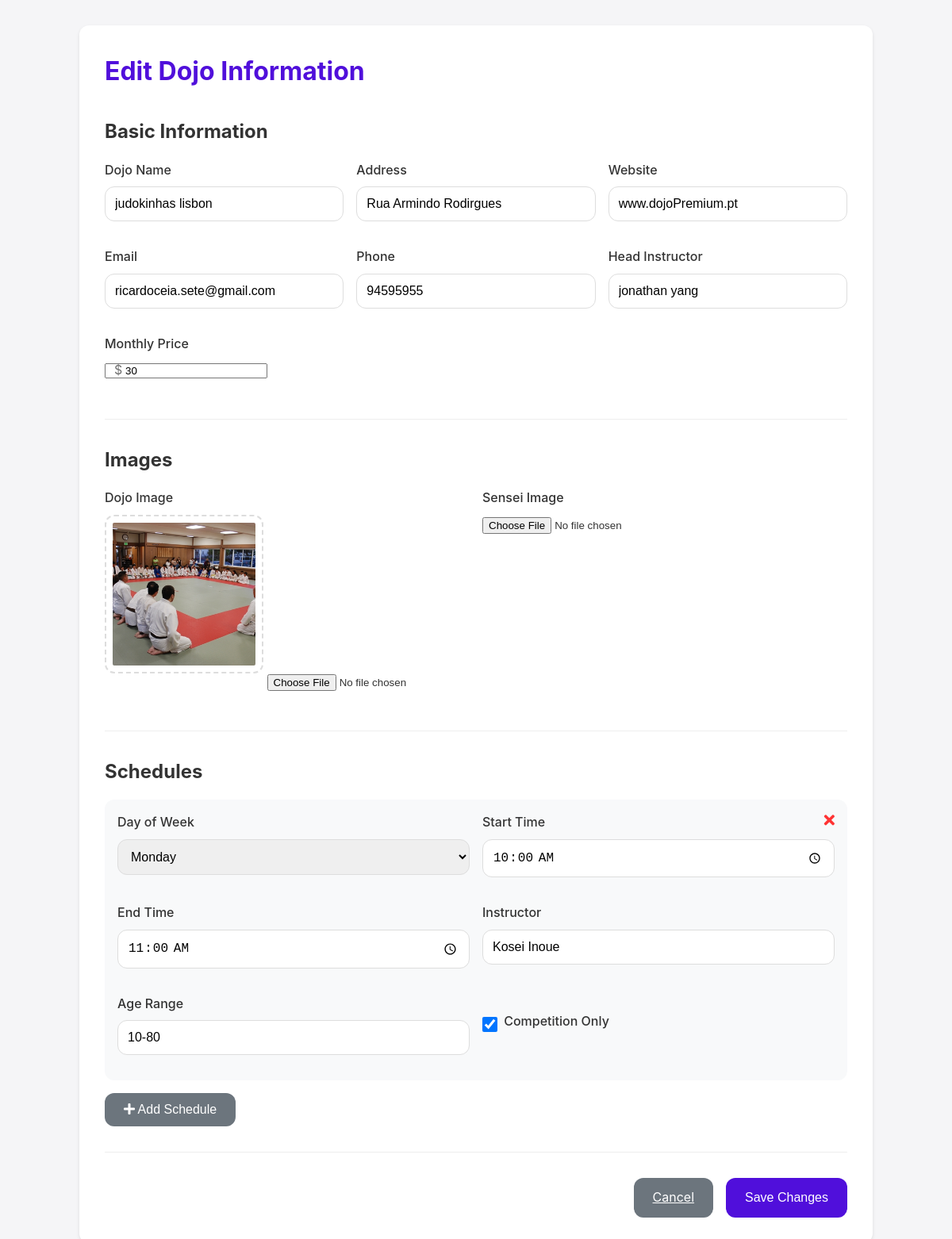
Screenshot of /edit_dojo/2 with the database file from the repository.
### tables this page shows
CREATE TABLE dojos(
        id INTEGER PRIMARY KEY AUTOINCREMENT,
        name TEXT NOT NULL,
        address TEXT,
        city TEXT,
        website TEXT,
        phone TEXT,
        email TEXT,
        sensei_path TEXT,
        image_path TEXT,
        price_per_month TEXT,
        head_instructor TEXT,
        latitude REAL,
        longitude REAL,
        user_id INTEGER,
        valid_subscription BOOLEAN DEFAULT FALSE,
        FOREIGN KEY (user_id) REFERENCES users(id) ON DELETE CASCADE
    );

CREATE TABLE schedules (
            id INTEGER PRIMARY KEY AUTOINCREMENT,
            dojo_id INTEGER NOT NULL,
            day_of_week TEXT NOT NULL,
            start_time TIME NOT NULL,
            end_time TIME NOT NULL,
            instructor TEXT,
            competition_only BOOLEAN,
            age_range TEXT,
            FOREIGN KEY (dojo_id) REFERENCES dojos(id) ON DELETE CASCADE
        );

### app.py (the view)
@app.route('/edit_dojo/<int:dojo_id>', methods=['GET'])
def edit_dojos(dojo_id):
    dojo_details, schedules = get_dojo_details_with_schedules(dojo_id)
    return render_template('edit_dojo.html', dojo_details=dojo_details, schedules=schedules), 200

### app.py (called while the page is built)
def get_dojo_details_with_schedules(dojo_id):
    conn = sqlite3.connect('./DB/dojo_listings.db')
    cursor = conn.cursor()
    cursor.execute('''
        SELECT d.name, d.address, d.website, d.email, d.sensei_path, d.image_path, d.phone, d.head_instructor,d.price_per_month,d.id,
               s."day_of_week", s.start_time, s."end_time", s.instructor, s.competition_only, s.age_range
        FROM dojos d
        LEFT JOIN schedules s ON d.id = s.dojo_id
        WHERE d.id = ?
    ''', (dojo_id,))
    results = cursor.fetchall()
    conn.close()
    if results:
        dojo_details = results[0][:10]  # First 9 fields are dojo details
        schedules = [result[10:] for result in results if result[10] is not None]  # Remaining fields are schedules
        return dojo_details, schedules
    else:
        return None, []

### templates/edit_dojo.html (shortened to what this page needs)
<!DOCTYPE html>
<html lang="en">
<head>
    <link rel="stylesheet" href="https://cdnjs.cloudflare.com/ajax/libs/font-awesome/5.15.4/css/all.min.css">
</head>
<body>
    <div class="container">
        <h1>Edit Dojo Information</h1>
        <form id="dojoForm" action="/edit_dojo/{{dojo_details[9]}}" method="POST" enctype="multipart/form-data" data-dojo-id="{{ dojo_details[0] }}">
            <div class="form-section">
                <h2>Basic Information</h2>
                <div class="form-grid">
                    <div class="form-group">
                        <label for="name">Dojo Name</label>
                        <input type="text" id="name" name="name" value="{{ dojo_details[0] }}" required>
                    </div>
                    <div class="form-group">
                        <label for="address">Address</label>
                        <input type="text" id="address" name="address" value="{{ dojo_details[1] }}">
                    </div>
                    <div class="form-group">
                        <label for="website">Website</label>
                        <input type="url" id="website" name="website" value="{{ dojo_details[2] }}">
                    </div>
                    <div class="form-group">
                        <label for="email">Email</label>
                        <input type="email" id="email" name="email" value="{{ dojo_details[3] }}">
                    </div>
                    <div class="form-group">
                        <label for="phone">Phone</label>
                        <input type="tel" id="phone" name="phone" value="{{ dojo_details[6] }}">
                    </div>
                    <div class="form-group">
                        <label for="head_instructor">Head Instructor</label>
                        <input type="text" id="head_instructor" name="head_instructor" value="{{ dojo_details[7] }}">
                    </div>
                    <div class="form-group">
                        <label for="price_per_month">Monthly Price</label>
                        <div class="price-input">
                            <input type="number" id="price_per_month" name="price_per_month" value="{{ dojo_details[8] }}" step="0.1" min="0" required>
                        </div>
                    </div>
                </div>
            </div>
            <div class="form-section">
                <h2>Images</h2>
                <div class="form-grid">
                    <div class="form-group">
                        <label class="image-upload-label">Dojo Image</label>
                        {% if dojo_details[5] %}
                        <img src="{{ url_for('uploaded_file', filename=dojo_details[5].split('/')[-1]) }}" alt="Current dojo image" class="image-preview">
                        {% endif %}
                        <input type="file" id="dojo_image" name="dojo_image" accept="image/*">
                    </div>
                    <div class="form-group">
                        <label class="image-upload-label">Sensei Image</label>
                        <input type="file" id="sensei_image" name="sensei_image" accept="image/*">
                    </div>
                </div>
            </div>
            <div class="form-section">
                <h2>Schedules</h2>
                <div id="schedules-container">
                    {% for schedule in schedules %}
                    <div class="schedule-card">
                        <button type="button" class="remove-schedule" onclick="this.parentElement.remove()">
                            <i class="fas fa-times"></i>
                        </button>
                        <div class="form-grid">
                            <div class="form-group">
                                <label for="day_{{ loop.index }}">Day of Week</label>
                                <select id="day_{{ loop.index }}" name="day_of_week[]" required>
                                    {% for day in ['Monday', 'Tuesday', 'Wednesday', 'Thursday', 'Friday', 'Saturday', 'Sunday'] %}
                                    <option value="{{ day }}" {{ 'selected' if day == schedule[0] }}>{{ day }}</option>
                                    {% endfor %}
                                </select>
                            </div>
                            <div class="form-group">
                                <label for="start_time_{{ loop.index }}">Start Time</label>
                                <input type="time" id="start_time_{{ loop.index }}" name="start_time[]" value="{{ schedule[1] }}" required>
                            </div>
                            <div class="form-group">
                                <label for="end_time_{{ loop.index }}">End Time</label>
                                <input type="time" id="end_time_{{ loop.index }}" name="end_time[]" value="{{ schedule[2] }}" required>
                            </div>
                            <div class="form-group">
                                <label for="instructor_{{ loop.index }}">Instructor</label>
                                <input type="text" id="instructor_{{ loop.index }}" name="instructor[]" value="{{ schedule[3] }}">
                            </div>
                            <div class="form-group">
                                <label for="age_range_{{ loop.index }}">Age Range</label>
                                <input type="text" id="age_range_{{ loop.index }}" name="age_range[]" value="{{ schedule[5] }}">
                            </div>
                            <div class="form-group checkbox-group">
                                <input type="checkbox" id="competition_{{ loop.index }}" name="competition_only[]" {{ 'checked' if schedule[4] }}>
                                <label for="competition_{{ loop.index }}">Competition Only</label>
                            </div>
                        </div>
                    </div>
                    {% endfor %}
                </div>
                <button type="button" class="btn btn-secondary" onclick="addSchedule()">
                    <i class="fas fa-plus"></i> Add Schedule
                </button>
            </div>
            <div class="actions">
                <a href="/manage_dojos" class="btn btn-secondary">Cancel</a>
                <button type="submit" class="btn btn-primary">Save Changes</button>
            </div>
        </form>
    </div>
</body>
</html>

### templates/edit_dojo.html (style rules this page uses)
:root { --primary-color: #500FDB; --primary-hover: #3e0cb3; --accent-color: #ff3333; --text-color: #333; --text-light: #717171; --background: #f5f5f7; --white: #ffffff; --shadow-sm: 0 2px 4px rgba(0, 0, 0, 0.1); --radius: 12px; }
* { margin: 0; padding: 0; box-sizing: border-box; }
body { font-family: -apple-system, BlinkMacSystemFont, 'Segoe UI', Roboto, sans-serif; background: var(--background); color: var(--text-color); line-height: 1.6; padding: 2rem; }
.container { max-width: 1000px; margin: 0 auto; background: var(--white); padding: 2rem; border-radius: var(--radius); box-shadow: var(--shadow-sm); }
h1 { color: var(--primary-color); margin-bottom: 2rem; font-size: 2rem; }
.form-section { margin-bottom: 2rem; padding-bottom: 2rem; border-bottom: 1px solid #eee; }
.form-section h2 { color: var(--text-color); margin-bottom: 1rem; font-size: 1.5rem; }
.form-grid { display: grid; grid-template-columns: repeat(auto-fit, minmax(300px, 1fr)); gap: 1rem; }
.form-group { margin-bottom: 1rem; }
label { display: block; margin-bottom: 0.5rem; color: var(--text-color); font-weight: 500; }
input[type="text"], input[type="email"], input[type="tel"], input[type="time"], input[type="url"], select { width: 100%; padding: 0.75rem; border: 1px solid #ddd; border-radius: var(--radius); font-size: 1rem; transition: border-color 0.3s ease; }
.schedule-card { background: #f8f9fa; padding: 1rem; border-radius: var(--radius); margin-bottom: 1rem; position: relative; }
.schedule-card .remove-schedule { position: absolute; top: 1rem; right: 1rem; color: var(--accent-color); cursor: pointer; background: none; border: none; font-size: 1.2rem; }
.btn { padding: 0.75rem 1.5rem; border: none; border-radius: var(--radius); font-size: 1rem; cursor: pointer; transition: all 0.3s ease; }
.btn-primary { background: var(--primary-color); color: var(--white); }
.btn-secondary { background: #6c757d; color: var(--white); }
.actions { display: flex; gap: 1rem; justify-content: flex-end; margin-top: 2rem; }
.checkbox-group { display: flex; align-items: center; gap: 0.5rem; }
.checkbox-group input[type="checkbox"] { width: 1.2rem; height: 1.2rem; }
.image-preview { width: 200px; height: 200px; border-radius: var(--radius); object-fit: cover; margin-bottom: 1rem; border: 2px dashed #ddd; padding: 0.5rem; }
.price-input { position: relative; }
.price-input input { padding-left: 1.5rem; }
.price-input::before { content: '$'; position: absolute; left: 0.75rem; top: 50%; transform: translateY(-50%); color: var(--text-light); }
.image-upload-label { display: block; margin-bottom: 0.5rem; }

### rows the page displays
dojos: name "judokinhas lisbon", address "Rua Armindo Rodirgues", website "www.dojoPremium.pt", email "ricardoceia.sete@gmail.com", phone "94595955", head_instructor "jonathan yang", price_per_month "30", image_path (picture)
schedules: start_time "10:00", end_time "11:00", instructor "Kosei Inoue", age_range "10-80"

### other values shown
form field value "Monday"
